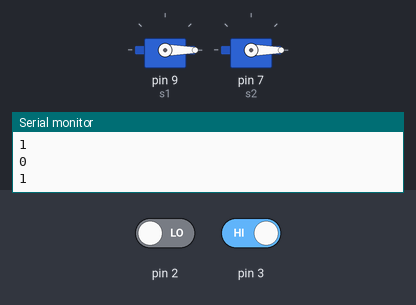
This sketch was run on a simulated Arduino Uno, built with avr-gcc and run on an emulated ATmega328P. Shown: 2 × servo, the last lines printed to the serial monitor. Inputs (shaded band) come from the test bench; at power-on: pin 2 LOW, pin 3 HIGH.

Above: at 1.2 s.
1.3 s: pin 2 driven HIGH and pin 3 driven LOW
At 2.2 s:
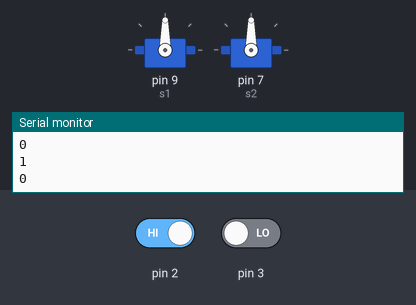
Timing chart, 0 to 4.3 s (numbered marks = the images above; inputs shaded):
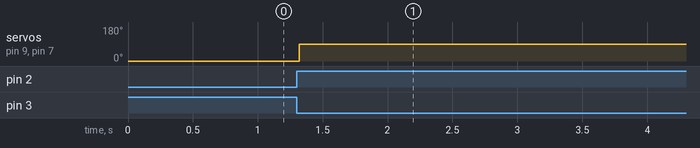

Measured:
- after the input at 1.3 s, servo on pin 9 (s1), servo on pin 7 (s2): 0° → 90° at once

The sketch:

sketch_dec13a.ino.ino
```cpp
 #include <Servo.h> // servo library
 Servo s1;
  Servo s2;
 bool val ;
 bool va2  ;
 void setup()
 {
   Serial.begin(9600);
   pinMode(2,INPUT);
   pinMode(3,INPUT);
   s1.attach(9);
   s1.write(0);
   s2.attach(7);
  s2.write(0);
 }
 void loop()
 {
  val = digitalRead(2);
  va2 = digitalRead(3);
  Serial.println(val);
  Serial.println(va2);
  delay(10);      // Time Delay
   if(val == true && va2 == false )
   {
   s1.write(90);
    s2.write(90);

   }
  if( val == false && va2== true  )
   {
   s1.write(0); // SERVO 0 DEGREE
    s2.write(0);
   }

  }
```
